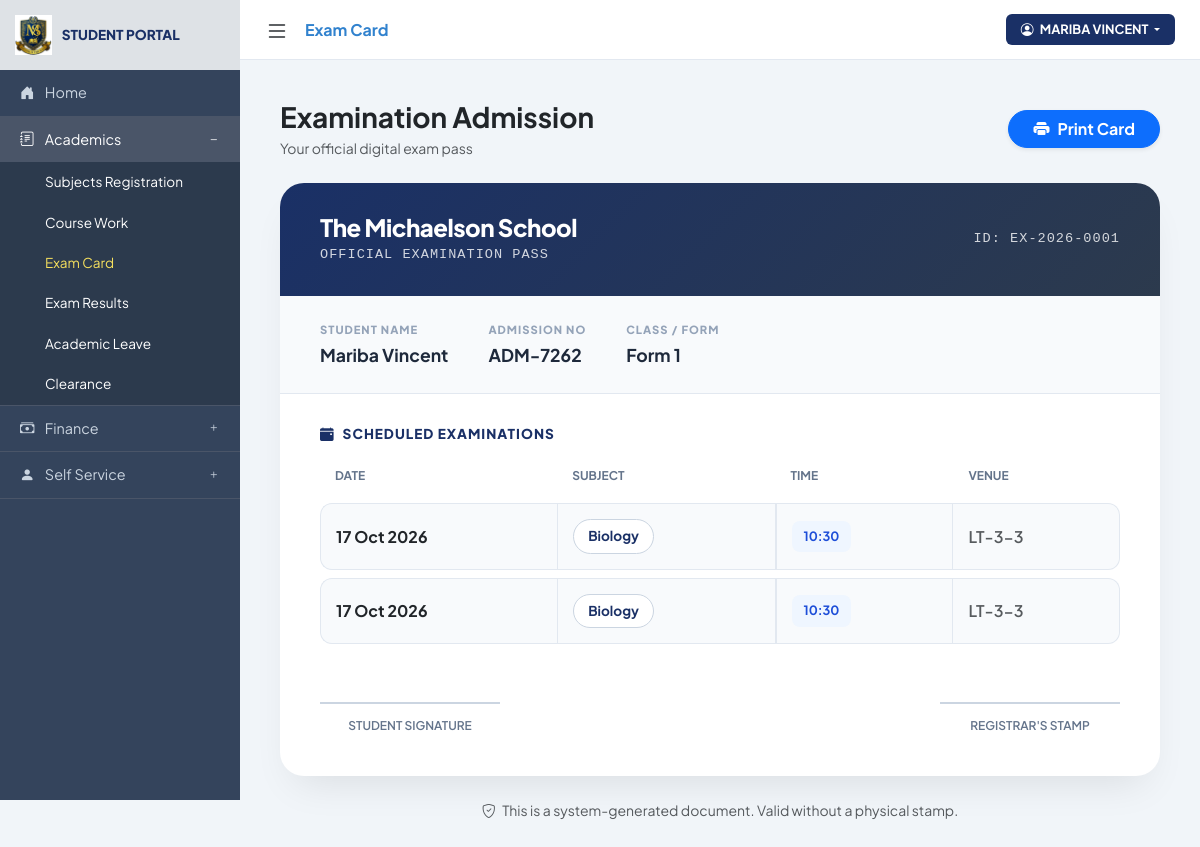
Screenshot of /student/exam_card.php (signed in) with the database file from the repository.
### tables this page shows
CREATE TABLE `system_settings` (
  `id` int NOT NULL,
  `school_name` varchar(150) NOT NULL DEFAULT 'The Michaelson School',
  `logo_path` varchar(255) DEFAULT 'images/logo.jpg',
  `address` varchar(255) DEFAULT NULL,
  `phone` varchar(50) DEFAULT NULL,
  `email` varchar(100) DEFAULT NULL,
  `motto` varchar(150) DEFAULT 'Higher Is The Goal',
  `currency` varchar(10) DEFAULT 'KES',
  `academic_year` varchar(20) DEFAULT NULL,
  `current_term` enum('Term 1','Term 2','Term 3') DEFAULT 'Term 1',
  `updated_at` timestamp NULL DEFAULT CURRENT_TIMESTAMP ON UPDATE CURRENT_TIMESTAMP
);

CREATE TABLE `students` (
  `student_id` int NOT NULL,
  `user_id` int NOT NULL,
  `adm_no` varchar(20) DEFAULT NULL,
  `full_name` varchar(100) NOT NULL,
  `gender` enum('Male','Female','Other') DEFAULT NULL,
  `form` varchar(20) DEFAULT NULL,
  `email` varchar(100) DEFAULT NULL,
  `dob` date DEFAULT NULL,
  `address` varchar(255) DEFAULT NULL,
  `password` varchar(255) DEFAULT NULL,
  `parent_name` varchar(100) DEFAULT NULL,
  `parent_contact` varchar(20) DEFAULT NULL,
  `status` enum('Active','Suspended','Graduated') DEFAULT 'Active',
  `created_at` timestamp NULL DEFAULT CURRENT_TIMESTAMP
);

CREATE TABLE `exams` (
  `exam_id` int NOT NULL,
  `exam_code` varchar(50) DEFAULT NULL,
  `subject_id` int DEFAULT NULL,
  `form` varchar(50) DEFAULT NULL,
  `exam_name` varchar(100) DEFAULT NULL,
  `term` enum('Term 1','Term 2','Term 3') NOT NULL,
  `exam_date` date DEFAULT NULL,
  `exam_time` time DEFAULT NULL,
  `room` varchar(50) DEFAULT NULL,
  `academic_year` varchar(20) DEFAULT NULL,
  `start_date` date DEFAULT NULL,
  `end_date` date DEFAULT NULL,
  `status` enum('Scheduled','Ongoing','Completed') DEFAULT 'Scheduled',
  `created_at` timestamp NULL DEFAULT CURRENT_TIMESTAMP
);

CREATE TABLE `subjects` (
  `subject_id` int NOT NULL,
  `subject_code` varchar(20) DEFAULT NULL,
  `subject_name` varchar(100) NOT NULL,
  `form` varchar(20) DEFAULT NULL,
  `term` enum('Term 1','Term 2','Term 3') DEFAULT NULL
);

### student/exam_card.php (the view, shortened to what this page needs)
<?php
include('../database/db_connect.php');
$adm_no = $_SESSION['adm_no'];
$stmt = $conn->prepare("SELECT student_id, adm_no, full_name, form FROM students WHERE adm_no = ? LIMIT 1");
$stmt->bind_param("s", $adm_no);
$stmt->execute();
$student = $stmt->get_result()->fetch_assoc();
$student_id = (int) $student['student_id'];
$student_form = $student['form'] ?? '';
$fee_stmt = $conn->prepare("SELECT (amount_total - amount_paid) AS balance FROM fees WHERE student_id = ? LIMIT 1");
$fee_stmt->bind_param("i", $student_id);
$fee_stmt->execute();
$fee_data = $fee_stmt->get_result()->fetch_assoc();
$balance = $fee_data ? (float) $fee_data['balance'] : 0;
$is_cleared = ($balance <= 0);
$subjects = [];
$sub_stmt = $conn->prepare("
    SELECT s.subject_id, s.subject_name, s.form, s.term
    FROM student_subjects ss
    INNER JOIN subjects s ON s.subject_id = ss.subject_id
    WHERE ss.student_id = ?
    ORDER BY s.subject_name ASC
");
if ($sub_stmt) {
    $sub_stmt->bind_param("i", $student_id);
    $sub_stmt->execute();
    $res = $sub_stmt->get_result();
    while ($row = $res->fetch_assoc()) $subjects[] = $row;
}
$exam_schedule = [];
$columns_res = $conn->query("SHOW COLUMNS FROM exams");
$exam_columns = [];
while ($col = $columns_res->fetch_assoc()) {
    $exam_columns[] = $col['Field'];
}
$time_col = 'start_time';
if (in_array('start', $exam_columns)) $time_col = 'start';
elseif (in_array('time', $exam_columns)) $time_col = 'time';
elseif (in_array('exam_time', $exam_columns)) $time_col = 'exam_time';
$date_col = 'exam_date';
$class_col = 'form';
$exam_sql = "
    SELECT e.*, s.subject_name
    FROM exams e
    LEFT JOIN subjects s ON e.subject_id = s.subject_id
    WHERE e.`$class_col` = ?
    ORDER BY e.`$date_col` ASC, e.`$time_col` ASC
";
$exam_stmt = $conn->prepare($exam_sql);
if ($exam_stmt) {
    $exam_stmt->bind_param("s", $student_form);
    $exam_stmt->execute();
    $exam_res = $exam_stmt->get_result();
    while ($row = $exam_res->fetch_assoc()) $exam_schedule[] = $row;
}
$sys = $conn->query("SELECT school_name FROM system_settings LIMIT 1")->fetch_assoc();
$school_display = $sys['school_name'] ?? 'The Michaelson School';
?>
<!DOCTYPE html>
<html lang="en">
<head>
    <link href="https://cdn.jsdelivr.net/npm/bootstrap@5.3.0/dist/css/bootstrap.min.css" rel="stylesheet">
    <link rel="stylesheet" href="https://cdn.jsdelivr.net/npm/bootstrap-icons@1.11.0/font/bootstrap-icons.css">
</head>
<body>
<?php include('includes/sidebar.php'); ?>
<?php include('includes/topbar.php'); ?>
<main class="main-content">
    <?php if (!$is_cleared): ?>
        <div class="state-card">
            <div class="state-icon danger"><i class="bi bi-lock-fill"></i></div>
            <h3 class="fw-bold mb-2">Exam Card Blocked</h3>
            <p class="text-muted mb-4">
                Your exam card is unavailable because you have an outstanding fee balance of
                <strong class="text-danger">KES <?php echo number_format($balance, 2); ?></strong>.
            </p>
            <a href="fees.php" class="btn btn-primary rounded-pill px-4 fw-bold shadow-sm">
                <i class="bi bi-wallet2 me-2"></i>Go to Fee Balance
            </a>
        </div>
    <?php else: ?>
        <div class="d-flex justify-content-between align-items-center mb-4 no-print flex-wrap gap-3">
            <div>
                <h3 class="fw-bold mb-1 text-dark">Examination Admission</h3>
                <p class="text-muted small mb-0">Your official digital exam pass</p>
            </div>
            <button onclick="window.print()" class="btn btn-primary rounded-pill px-4 fw-bold shadow-sm">
                <i class="bi bi-printer-fill me-2"></i>Print Card
            </button>
        </div>
        <div class="modern-exam-card">
            <div class="card-header-custom">
                <div>
                    <h4><?php echo htmlspecialchars($school_display); ?></h4>
                    <div class="exam-no mt-1">OFFICIAL EXAMINATION PASS</div>
                </div>
                <div class="text-end">
                    <div class="exam-no">ID: EX-<?php echo date('Y') ?>-<?php echo str_pad($student_id, 4, '0', STR_PAD_LEFT); ?></div>
                </div>
            </div>
            <div class="student-strip">
                <div class="info-group">
                    <label>Student Name</label>
                    <span><?php echo htmlspecialchars($student['full_name'] ?? ''); ?></span>
                </div>
                <div class="info-group">
                    <label>Admission No</label>
                    <span><?php echo htmlspecialchars($student['adm_no'] ?? ''); ?></span>
                </div>
                <div class="info-group">
                    <label>Class / Form</label>
                    <span><?php echo htmlspecialchars($student['form'] ?? '—'); ?></span>
                </div>
            </div>
            <div class="schedule-container">
                <div class="schedule-title">
                    <i class="bi bi-calendar-event-fill"></i> Scheduled Examinations
                </div>
                <?php if (empty($exam_schedule)): ?>
                    <div class="alert alert-warning border-0 rounded-3 mb-0">
                        <i class="bi bi-info-circle-fill me-2"></i> The exam schedule has not been published yet. Please check back later.
                    </div>
                <?php else: ?>
                    <table class="table-modern">
                        <thead>
                            <tr>
                                <th>Date</th>
                                <th>Subject</th>
                                <th>Time</th>
                                <th>Venue</th>
                            </tr>
                        </thead>
                        <tbody>
                            <?php foreach ($exam_schedule as $exam):
                                $date_val = $exam[$date_col] ?? 'TBA';
                                $start_val = $exam[$time_col] ?? 'TBA';
                                $venue_val = $exam['venue'] ?? $exam['room'] ?? 'Main Hall';
                            ?>
                                <tr>
                                    <td class="fw-bold text-dark">
                                        <?php echo ($date_val !== 'TBA') ? date('d M Y', strtotime($date_val)) : 'TBA'; ?>
                                    </td>
                                    <td>
                                        <span class="subject-pill">
                                            <?php echo htmlspecialchars($exam['subject_name'] ?? 'General'); ?>
                                        </span>
                                    </td>
                                    <td>
                                        <span class="time-badge">
                                            <?php echo ($start_val !== 'TBA') ? date('H:i', strtotime($start_val)) : 'TBA'; ?>
                                        </span>
                                    </td>
                                    <td class="text-muted fw-semibold">
                                        <?php echo htmlspecialchars($venue_val); ?>
                                    </td>
                                </tr>
                            <?php endforeach; ?>
                        </tbody>
                    </table>
                <?php endif; ?>
            </div>
            <div class="card-footer-custom">
                <div class="signature-area">
                    <div class="signature-line"></div>
                    <span>Student Signature</span>
                </div>
                <div class="signature-area">
                    <div class="signature-line"></div>
                    <span>Registrar's Stamp</span>
                </div>
            </div>
        </div>
        <p class="text-center text-muted small mt-4 no-print">
            <i class="bi bi-shield-check me-1"></i> This is a system-generated document. Valid without a physical stamp.
        </p>
    <?php endif; ?>
</main>
</body>
</html>

### rows the page displays
system_settings: school_name "The Michaelson School"
students: student_id "0001", full_name "Mariba Vincent", adm_no "ADM-7262", form "Form 1"
exams: exam_date "17 Oct 2026", subject.subject_name "Biology", exam_time "10:30", room "LT-3-3"
exams: exam_date "17 Oct 2026", subject.subject_name "Biology", exam_time "10:30", room "LT-3-3"

### other values shown
$extra_label "Exam Card"
$student_display_name "MARIBA VINCENT"
